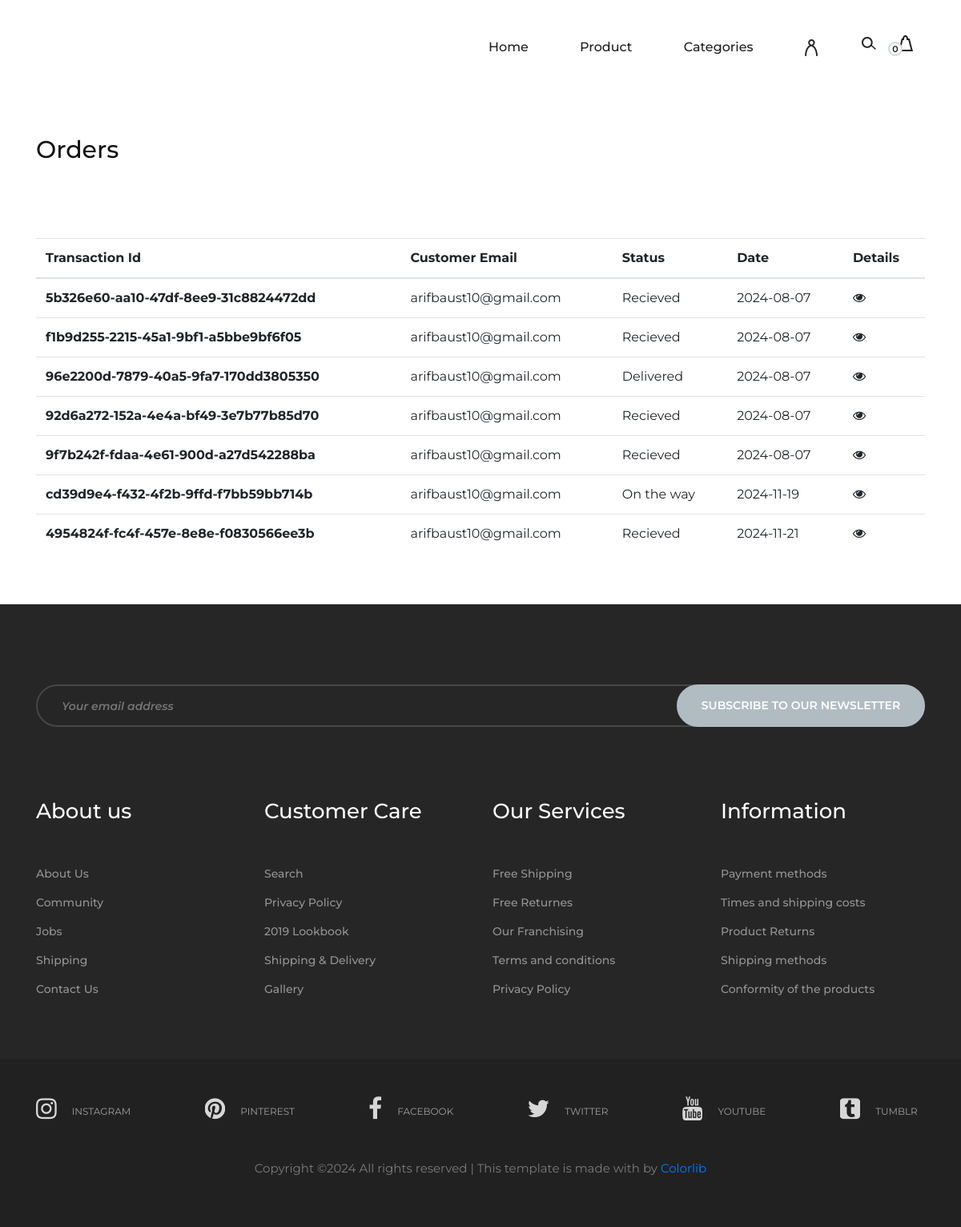
The app's page /orders/ (signed in) with its own data.
### order/models.py (models this page shows, shortened)
class Order(models.Model):
    STATUS = ('Recieved', 'On the way', 'Delivered')
    user = models.ForeignKey(settings.AUTH_USER_MODEL, related_name='orders', on_delete = models.CASCADE )
    order_items = models.ManyToManyField(OrderItem)
    coupon = models.ForeignKey(Coupon, null=True, blank = True, on_delete =models.SET_NULL)
    first_name = models.CharField(max_length = 200)
    last_name = models.CharField(max_length = 300)
    email = models.EmailField(max_length = 150)
    city = models.CharField(max_length = 50)
    zip_code = models.CharField(max_length = 10)
    address = models.TextField()
    total = models.DecimalField(max_digits=8, decimal_places=2)
    paid = models.BooleanField(default = True)
    transaction_id = models.UUIDField()
    paypal_transaction_id = models.CharField(max_length = 100, null=True, blank=True)
    status = models.CharField(max_length = 15, choices = list(zip(STATUS, STATUS)), default = 'Recieved')
    created_date = models.DateTimeField(auto_now_add=True)
    class meta:
        ordering = ['-id']

### order/views.py (the view)
# urls.py: path('orders/', Orders.as_view(), name='orders'),
class Orders(LoginRequiredMixin, generic.ListView):
    login_url = reverse_lazy('login')  # Redirect to the login page if not authenticated
    model = Order
    template_name = 'order/orders.html'
    context_object_name = 'orders'
    def get_queryset(self):
        return Order.objects.filter(user=self.request.user)

### cart/carts.py (called while the page is built)
    def __len__(self):
        return len(self.cart)

### cart/context_processors.py (called while the page is built)
def cart(request):
    cart = Cart(request)
    if len(list(cart.cart.keys())) < 1:
        try:
            del cart.session[cart.coupon_id]
        except:
            ...
    return {"cart": Cart(request)}

### order/models.py (called while the page is built)
    @property
    def total(self):
        return self.price * self.quantity

### product/context_professors.py (called while the page is built)
def categories(request):
    return {"categories" : Category.objects.all()}

### templates/order/orders.html (shortened to what this page needs)
{% extends "../base.html" %}
{% load static %}
{% block content %}
<section class="page-add">
    <div class="container">
        <div class="categories-controls">
            <div class="row">
                <div class="col-lg-12">
                   <div class="page-breadcrumb">
                      <h3>Orders</h3>
                   </div>
                </div>
            </div>
        </div>
    </div>
</section>
<section>
  <div class="container my-5">
    <div class="row">
      {% if orders %}
      <div class="col-md-12">
        <table class="table table-hover">
          <thead>
            <tr>
              <th scope="col">Transaction Id</th>
              <th scope="col">Customer Email</th>
              <th scope="col">Status</th>
              <th scope="col">Date</th>
              <th scope="col">Details</th>
            </tr>
          </thead>
          <tbody>
            {% for order in orders %}
            <tr>
              <th scope="row">{{order.transaction_id}}</th>
              <td>{{order.email}}</td>
              <td>{{order.status}}</td>
              <td>{{order.created_date|date:'Y-m-d'}}</td>
              <td>
                <i type="button"  data-toggle="modal" data-target="#exampleModal_{{order.id}}" style="cursor: pointer;" class="fa fa-eye"></i>
              </td>
            </tr>
            {% endfor %}
          </tbody>
        </table>
      </div>
      {% else %}
      <div class="col-md-12">
        <h3>No orders yet</h3>
      </div>
      {% endif %}
    </div>
  </div>
  </section>
{% endblock content %}

### static/css/style.css (style rules this page uses)
html, body { height: 100%; font-family: "Montserrat", sans-serif; -webkit-font-smoothing: antialiased; font-smoothing: antialiased; background: none; }
h1, h2, h3, h4, h5, h6 { margin: 0; color: #111111; font-weight: 500; font-family: "Montserrat", sans-serif; }
h3 { font-size: 30px; }
.page-add { padding-top: 31px; margin-bottom: 92px; }
.page-add .page-breadcrumb { padding-top: 34px; }
.categories-controls { margin-bottom: 45px; }

### records on screen
Order: transaction_id "5b326e60-aa10-47df-8ee9-31c8824472dd", email "arifbaust10@gmail.com", status "Recieved", created_date "2024-08-07"
Order: transaction_id "f1b9d255-2215-45a1-9bf1-a5bbe9bf6f05", email "arifbaust10@gmail.com", status "Recieved", created_date "2024-08-07"
Order: transaction_id "96e2200d-7879-40a5-9fa7-170dd3805350", email "arifbaust10@gmail.com", status "Delivered", created_date "2024-08-07"
Order: transaction_id "92d6a272-152a-4e4a-bf49-3e7b77b85d70", email "arifbaust10@gmail.com", status "Recieved", created_date "2024-08-07"
Order: transaction_id "9f7b242f-fdaa-4e61-900d-a27d542288ba", email "arifbaust10@gmail.com", status "Recieved", created_date "2024-08-07"
Order: transaction_id "cd39d9e4-f432-4f2b-9ffd-f7bb59bb714b", email "arifbaust10@gmail.com", status "On the way", created_date "2024-11-19"
Order: transaction_id "4954824f-fc4f-457e-8e8e-f0830566ee3b", email "arifbaust10@gmail.com", status "Recieved", created_date "2024-11-21"

### other values on screen
{{ cart|length }} "0"
